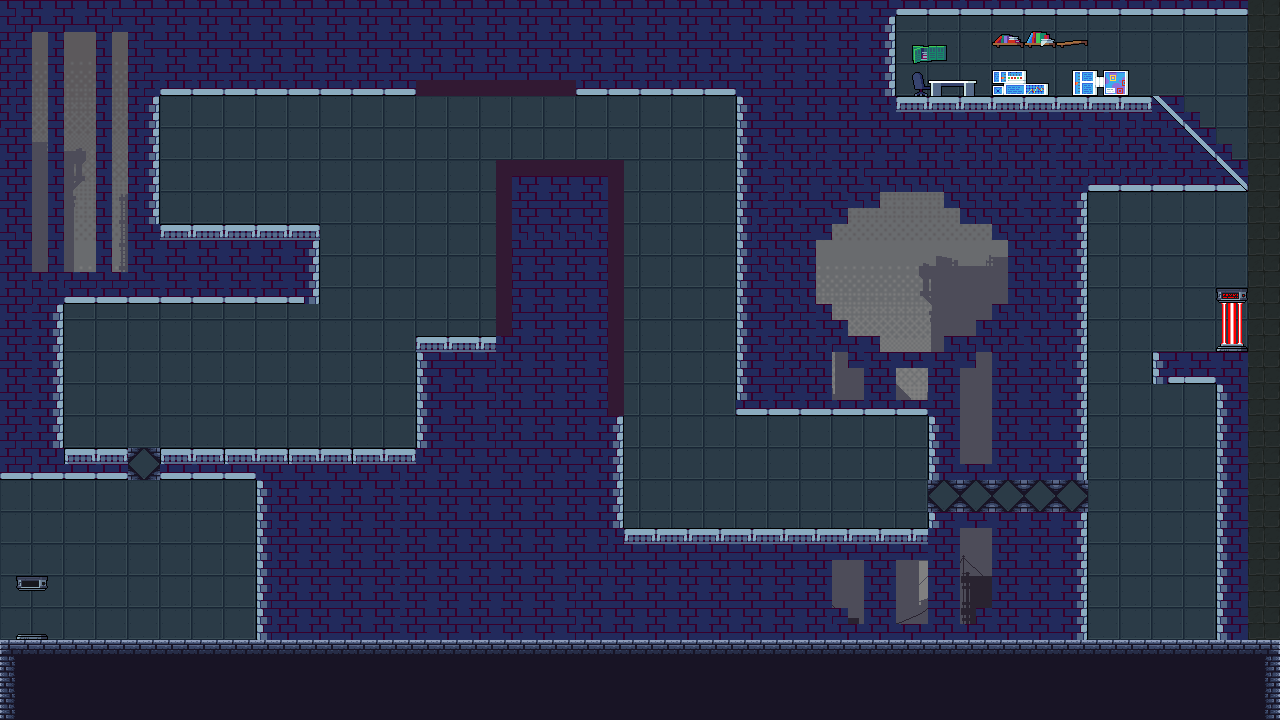

This game map was drawn from its Tiled (.tmx) file and the tilesets committed beside it. A one-line description and the trimmed map source follow:
An orthogonal 80x45 tile map with 16x16 px tiles, 3 tile layers (Bg, Tanah, Obstacle), 8 tilesets, 5 image layers and 32 objects.

<map version="1.10" tiledversion="1.11.2" orientation="orthogonal" renderorder="right-down" width="80" height="45" tilewidth="16" tileheight="16" infinite="0" nextlayerid="15" nextobjectid="36">
 <tileset firstgid="1" name="Dungeon Tile Set" tilewidth="16" tileheight="16" tilecount="270" columns="15">
  <image source="Dungeon Tile Set.png" width="240" height="288" />
 </tileset>
 <tileset firstgid="271" name="level_tileset" tilewidth="16" tileheight="16" tilecount="324" columns="18">
  <image source="level_tileset.png" width="300" height="300" />
 </tileset>
 <tileset firstgid="595" name="Cyberpunk" tilewidth="16" tileheight="16" tilecount="256" columns="16">
  <image source="Cyberpunk.png" width="256" height="256" />
 </tileset>
 <tileset firstgid="851" name="Decoration" tilewidth="78" tileheight="77" tilecount="27" columns="0">
  <grid orientation="orthogonal" width="1" height="1" />
  <tile id="0">
   <image source="decorations/1.png" width="32" height="17" />
  </tile>
  <tile id="1">
   <image source="decorations/2.png" width="32" height="14" />
  </tile>
  <tile id="2">
   <image source="decorations/3.png" width="32" height="6" />
  </tile>
  <tile id="3">
   <image source="decorations/4.png" width="32" height="8" />
  </tile>
  <tile id="4">
   <image source="decorations/5.png" width="5" height="6" />
  </tile>
  <tile id="5">
   <image source="decorations/6.png" width="5" height="3" />
  </tile>
  <tile id="6">
   <image source="decorations/7.png" width="17" height="3" />
  </tile>
  <tile id="7">
   <image source="decorations/8.png" width="19" height="24" />
  </tile>
  <tile id="8">
   <image source="decorations/9.png" width="35" height="19" />
  </tile>
  <tile id="9">
   <image source="decorations/10.png" width="11" height="16" />
  </tile>
  <tile id="10">
   <image source="decorations/11.png" width="13" height="17" />
  </tile>
  <tile id="11">
   <image source="decorations/12.png" width="26" height="18" />
  </tile>
  <tile id="12">
   <image source="decorations/13.png" width="57" height="26" />
  </tile>
  <tile id="13">
   <image source="decorations/14.png" width="57" height="26" />
  </tile>
  <tile id="14">
   <image source="decorations/15.png" width="57" height="26" />
  </tile>
  <tile id="15">
   <image source="decorations/16.png" width="57" height="26" />
  </tile>
  <tile id="16">
   <image source="decorations/17.png" width="65" height="16" />
  </tile>
  <tile id="17">
   <image source="decorations/18.png" width="49" height="16" />
  </tile>
  <tile id="18">
   <image source="decorations/19.png" width="32" height="22" />
  </tile>
  <tile id="19">
   <image source="decorations/20.png" width="24" height="22" />
  </tile>
  <tile id="20">
   <image source="decorations/21.png" width="13" height="22" />
  </tile>
  <tile id="21">
   <image source="decorations/22.png" width="7" height="22" />
  </tile>
  <tile id="22">
   <image source="decorations/23.png" width="35" height="6" />
  </tile>
  <tile id="23">
   <image source="decorations/24.png" width="68" height="76" />
  </tile>
  <tile id="24">
   <image source="decorations/25.png" width="68" height="77" />
  </tile>
  <tile id="25">
   <image source="decorations/26.png" width="68" height="48" />
  </tile>
  <tile id="26">
   <image source="decorations/27.png" width="78" height="35" />
  </tile>
 </tileset>
 <tileset firstgid="878" name="mainlevbuild" tilewidth="16" tileheight="16" tilecount="2560" columns="64">
  <image source="mainlevbuild.png" width="1024" height="640" />
 </tileset>
 <tileset firstgid="3438" source="mainlevbuild.tsx" />
 <tileset firstgid="5998" name="Decoration" tilewidth="78" tileheight="77" tilecount="27" columns="0">
  <grid orientation="orthogonal" width="1" height="1" />
  <tile id="0">
   <image source="decorations/1.png" width="32" height="17" />
  </tile>
  <tile id="1">
   <image source="decorations/2.png" width="32" height="14" />
  </tile>
  <tile id="2">
   <image source="decorations/3.png" width="32" height="6" />
  </tile>
  <tile id="3">
   <image source="decorations/4.png" width="32" height="8" />
  </tile>
  <tile id="4">
   <image source="decorations/5.png" width="5" height="6" />
  </tile>
  <tile id="5">
   <image source="decorations/6.png" width="5" height="3" />
  </tile>
  <tile id="6">
   <image source="decorations/7.png" width="17" height="3" />
  </tile>
  <tile id="7">
   <image source="decorations/8.png" width="19" height="24" />
  </tile>
  <tile id="8">
   <image source="decorations/9.png" width="35" height="19" />
  </tile>
  <tile id="9">
   <image source="decorations/10.png" width="11" height="16" />
  </tile>
  <tile id="10">
   <image source="decorations/11.png" width="13" height="17" />
  </tile>
  <tile id="11">
   <image source="decorations/12.png" width="26" height="18" />
  </tile>
  <tile id="12">
   <image source="decorations/13.png" width="57" height="26" />
  </tile>
  <tile id="13">
   <image source="decorations/14.png" width="57" height="26" />
  </tile>
  <tile id="14">
   <image source="decorations/15.png" width="57" height="26" />
  </tile>
  <tile id="15">
   <image source="decorations/16.png" width="57" height="26" />
  </tile>
  <tile id="16">
   <image source="decorations/17.png" width="65" height="16" />
  </tile>
  <tile id="17">
   <image source="decorations/18.png" width="49" height="16" />
  </tile>
  <tile id="18">
   <image source="decorations/19.png" width="32" height="22" />
  </tile>
  <tile id="19">
   <image source="decorations/20.png" width="24" height="22" />
  </tile>
  <tile id="20">
   <image source="decorations/21.png" width="13" height="22" />
  </tile>
  <tile id="21">
   <image source="decorations/22.png" width="7" height="22" />
  </tile>
  <tile id="22">
   <image source="decorations/23.png" width="35" height="6" />
  </tile>
  <tile id="23">
   <image source="decorations/24.png" width="68" height="76" />
  </tile>
  <tile id="24">
   <image source="decorations/25.png" width="68" height="77" />
  </tile>
  <tile id="25">
   <image source="decorations/26.png" width="68" height="48" />
  </tile>
  <tile id="26">
   <image source="decorations/27.png" width="78" height="35" />
  </tile>
 </tileset>
 <tileset firstgid="6025" name="Background" tilewidth="1280" tileheight="720" tilecount="19" columns="0">
  <grid orientation="orthogonal" width="1" height="1" />
  <tile id="0">
   <image source="power_line/1.png" width="63" height="39" />
  </tile>
  <tile id="1">
   <image source="power_line/2.png" width="73" height="64" />
  </tile>
  <tile id="2">
   <image source="power_line/3.png" width="61" height="192" />
  </tile>
  <tile id="3">
   <image source="power_line/4.png" width="69" height="192" />
  </tile>
  <tile id="4">
   <image source="power_line/5.png" width="13" height="13" />
  </tile>
  <tile id="5">
   <image source="power_line/6.png" width="16" height="11" />
  </tile>
  <tile id="6">
   <image source="power_line/7.png" width="16" height="7" />
  </tile>
  <tile id="7">
   <image source="power_line/8.png" width="16" height="5" />
  </tile>
  <tile id="8">
   <image source="power_line/9.png" width="16" height="4" />
  </tile>
  <tile id="9">
   <image source="background/Day/1.png" width="576" height="324" />
  </tile>
  <tile id="10">
   <image source="background/Day/2.png" width="576" height="324" />
  </tile>
  <tile id="11">
   <image source="background/Day/3.png" width="576" height="324" />
  </tile>
  <tile id="12">
   <image source="background/Day/4.png" width="576" height="324" />
  </tile>
  <tile id="13">
   <image source="background/Day/5.png" width="576" height="324" />
  </tile>
  <tile id="14">
   <image source="background/Night/1.png" width="1280" height="720" />
  </tile>
  <tile id="15">
   <image source="background/Night/2.png" width="576" height="324" />
  </tile>
  <tile id="16">
   <image source="background/Night/3.png" width="576" height="324" />
  </tile>
  <tile id="17">
   <image source="background/Night/4.png" width="576" height="324" />
  </tile>
  <tile id="18">
   <image source="background/Night/5.png" width="576" height="324" />
  </tile>
 </tileset>
 <imagelayer id="3" name="Image Layer 1">
  <image source="background/Night/1.png" width="1280" height="720" />
 </imagelayer>
 <imagelayer id="11" name="Bg2" offsetx="776.667" offsety="305.333">
  <image source="background/Night/2.png" width="576" height="324" />
 </imagelayer>
 <imagelayer id="13" name="Bg4" offsetx="-210.667" offsety="64">
  <image source="background/Night/2.png" width="576" height="324" />
 </imagelayer>
 <imagelayer id="12" name="Bg3" offsetx="722.667" offsety="336">
  <image source="background/Night/5.png" width="576" height="324" />
 </imagelayer>
 <imagelayer id="14" name="Bg2" offsetx="768" offsety="179.333">
  <image source="background/Night/2.png" width="576" height="324" />
 </imagelayer>
 <layer id="4" name="Bg" width="80" height="45">
  <data>[3600 cells, 3031 non-empty, 14 distinct tile ids]</data>
 </layer>
 <layer id="1" name="Tanah" width="80" height="45">
  <data>[3600 cells, 416 non-empty, 11 distinct tile ids]</data>
 </layer>
 <layer id="5" name="Obstacle" width="80" height="45">
  <data>[3600 cells, 1749 non-empty, 56 distinct tile ids]</data>
 </layer>
 <objectgroup id="10" name="Exit">
  <object id="28" x="1216.5" y="289" width="29" height="61" />
 </objectgroup>
 <objectgroup color="#00a000" id="8" name="Hole" visible="0">
  <object id="25" x="128" y="448" width="33" height="32.5" />
  <object id="26" x="926.333" y="479.333" width="161.667" height="31.6667" />
 </objectgroup>
 <objectgroup color="#0000ff" id="9" name="Spawn">
  <object id="27" x="17.3333" y="578.667" width="28" height="58.6667" />
 </objectgroup>
 <objectgroup color="#640000" id="2" name="Ground">
  <object id="1" x="0" y="640" width="1284" height="84" />
 </objectgroup>
 <objectgroup color="#c80000" id="6" name="Wall">
  <object id="2" x="0" y="0" width="159" height="303" />
  <object id="3" x="157.5" y="225" width="161.5" height="78.5" />
  <object id="4" x="-0.5" y="302.5" width="64.5" height="177" />
  <object id="5" x="64" y="448.5" width="64" height="32" />
  <object id="6" x="160.5" y="449" width="96" height="30.5" />
  <object id="7" x="257" y="449" width="365" height="195" />
  <object id="8" x="417" y="337" width="192" height="112" />
  <object id="9" x="607.333" y="415" width="15.6667" height="34.3333" />
  <object id="10" x="622.667" y="529.333" width="463.333" height="120.667" />
  <object id="11" x="928.667" y="512.667" width="158.667" height="16.6667" />
  <object id="12" x="926" y="406.667" width="161.333" height="73.3333" />
  <object id="13" x="156" y="-2.66667" width="258.667" height="98.6667" />
  <object id="14" x="413.333" y="-1.33333" width="480" height="81.3333" />
  <object id="15" x="734.667" y="76" width="353.333" height="336" />
  <object id="17" x="1073.33" y="-1.33333" width="206.667" height="192.667" />
  <object id="18" x="838.667" y="-2.66667" width="257.333" height="121.333" />
  <object id="19" x="1249.33" y="181.333" width="30.6667" height="461.333" />
  <object id="20" x="1153.33" y="350.667" width="130.667" height="34.6667" />
  <object id="21" x="1214.67" y="384" width="66" height="260" />
  <object id="30" x="576.5" y="80" width="164" height="15" />
 </objectgroup>
 <objectgroup color="#000064" id="7" name="BlackWall">
  <object id="22" x="413.333" y="78.6667" width="163.333" height="17.3333" />
  <object id="23" x="496" y="160.667" width="128.667" height="178.667" />
  <object id="24" x="607.333" y="334.667" width="16" height="82" />
  <object id="31" x="127.5" y="447.977" width="2.38636" height="31.5227" />
  <object id="32" x="157.545" y="447.909" width="2.18182" height="32" />
  <object id="33" x="926.5" y="480" width="161.5" height="1.75" />
  <object id="34" x="928" y="509.75" width="159.25" height="2.75" />
 </objectgroup>
</map>
